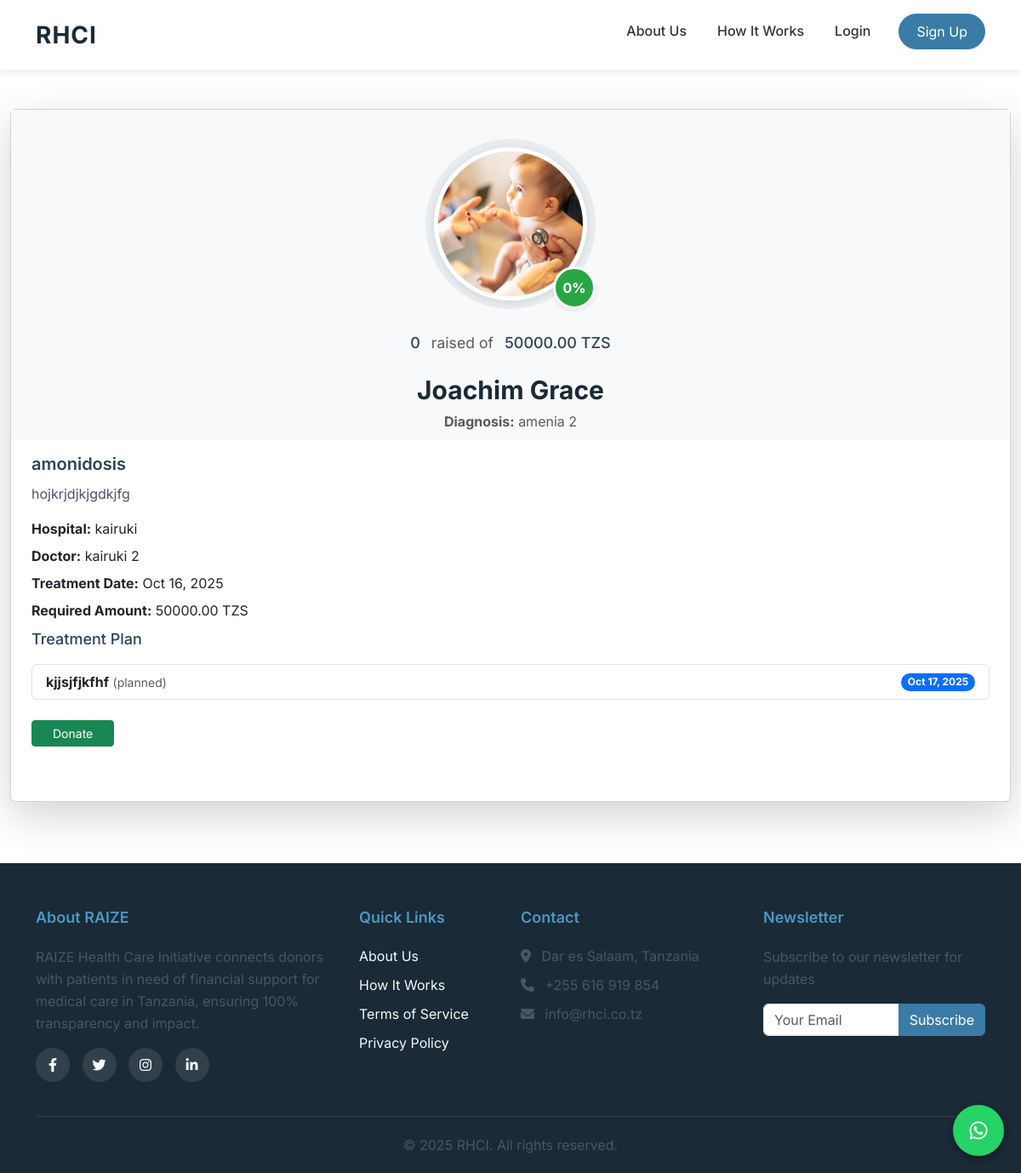
The app's page /patient/1/ with its own data.
### apps/beneficiaries/models.py (models this page shows, shortened)
class Patient(models.Model):
    GENDER_CHOICES = [
        ('M', 'Male'),
        ('F', 'Female'),
        ('O', 'Other'),
    ]
    first_name = models.CharField(max_length=100)
    last_name = models.CharField(max_length=100)
    dob = models.DateField()
    gender = models.CharField(max_length=1, choices=GENDER_CHOICES)
    city = models.CharField(max_length=100)
    region = models.CharField(max_length=100)
    guardian_name = models.CharField(max_length=100, blank=True, null=True)
    guardian_contact = models.CharField(max_length=50, blank=True, null=True)
    photo = models.ImageField(upload_to='patients/photos/', blank=True, null=True)
    created_at = models.DateTimeField(auto_now_add=True)

class PatientCase(models.Model):
    patient = models.ForeignKey('Patient', on_delete=models.PROTECT)
    STATUS_CHOICES = [
        ('draft', 'Draft'),
        ('pending', 'Pending'),
        ('published', 'Published'),
        ('paused', 'Paused'),
        ('completed', 'Completed'),
        ('archived', 'Archived'),
    ]
    title = models.CharField(max_length=200)
    story = models.TextField()
    diagnosis = models.CharField(max_length=200)
    hospital_name = models.CharField(max_length=200)
    doctor_name = models.CharField(max_length=200)
    target_amount = models.DecimalField(max_digits=12, decimal_places=2)
    currency = models.CharField(max_length=10, default='TZS')
    start_date = models.DateField()
    end_date = models.DateField()
    status = models.CharField(max_length=20, choices=STATUS_CHOICES, default='draft')
    case_image = models.ImageField(upload_to='cases/images/', blank=True, null=True)
    photo = models.ImageField(upload_to='cases/photos/', null=True, blank=True)
    published_at = models.DateTimeField(blank=True, null=True)
    created_at = models.DateTimeField(auto_now_add=True)
    updated_at = models.DateTimeField(auto_now=True)
    amount_raised = models.DecimalField(max_digits=12, decimal_places=2, default=Decimal('0'))
    class Meta:
        ordering = ['-created_at']
    @property
    def percent_raised(self):
        if self.target_amount > 0:
            return int((self.amount_raised / self.target_amount) * 100)
        return 0

class TreatmentStep(models.Model):
    STATUS_CHOICES = [
        ('planned', 'Planned'),
        ('in_progress', 'In Progress'),
        ('completed', 'Completed'),
        ('delayed', 'Delayed'),
    ]
    case = models.ForeignKey(PatientCase, on_delete=models.CASCADE, related_name='treatment_steps')
    title = models.CharField(max_length=200)
    description = models.TextField()
    planned_date = models.DateField()
    actual_date = models.DateField(blank=True, null=True)
    status = models.CharField(max_length=20, choices=STATUS_CHOICES, default='planned')
    order_index = models.PositiveIntegerField()
    class Meta:
        ordering = ['order_index']

### core/views.py (the view)
# urls.py: path('patient/<int:id>/', views.patient_detail, name='patient_detail'),
def patient_detail(request, id):  # Changed to match URL parameter name
    case = get_object_or_404(PatientCase, id=id)
    category_sums = {}
    for item in case.budget_items.all():
        if item.category in category_sums:
            category_sums[item.category] += item.amount
        else:
            category_sums[item.category] = item.amount
    context = {
        'patient': case.patient,  # Add patient object
        'case': case,  # Single case
        'cases': [case],  # List of cases for legacy template support
        'treatment_steps': case.treatment_steps.all().order_by('planned_date'),
        'budget_items': case.budget_items.all(),
        'category_sums': category_sums,
        'distinct_categories': case.budget_items.values_list('category', flat=True).distinct(),
        'medical_records': case.medical_records.all() if request.user.is_authenticated else None,
    }
    return render(request, 'core/patient_detail.html', context)

### rhci_platform/context_processors.py (called while the page is built, shortened)
def admin_metrics(request):
    if not request.path.startswith('/admin/'):
        return {}

def admin_dashboard_metrics(request):
    if not request.path.startswith('/admin/') or not request.user.is_authenticated or not request.user.is_staff:
        return {}

### templates/core/patient_detail.html (shortened to what this page needs)
{% extends 'base.html' %}
{% load static %}
{% load dict_extras %}
{% block content %}
<div class="container-fluid py-5">
  <div class="card shadow-lg mb-4">
    <div class="text-center bg-light pt-4 position-relative">
      <div class="circular-progress-container">
        <div class="circular-progress" data-percentage="{{ case.percent_raised|default:0 }}">
          {% if patient.photo %}
            <img src="{{ patient.photo.url }}" class="patient-photo"
                 alt="{{ patient.first_name }}">
          {% else %}
            <img src="{% static 'images/default_patient.jpg' %}" class="patient-photo"
                 alt="No photo">
          {% endif %}
          <div class="progress-indicator">
            <span class="progress-percentage">{{ case.percent_raised|default:0 }}%</span>
          </div>
        </div>
      </div>
      <div class="fundraising-status mt-3">
        <span class="h5">{{ case.amount_raised|default:0 }}</span>
        <span class="text-muted">raised of</span>
        <span class="h5">{{ case.target_amount }} {{ case.currency }}</span>
      </div>
      <h2 class="mt-4 mb-1">{{ patient.first_name }} {{ patient.last_name }}</h2>
      <p class="text-muted mb-2">
        <strong>Diagnosis:</strong> {{ case.diagnosis }}
      </p>
    </div>
    <div class="card-body px-4">
      <div class="timeline mb-4">
        <div class="timeline-item">
          <div class="timeline-content">
            <h4 class="mb-2">{{ case.title }}</h4>
            <div class="mb-3">{{ case.story|linebreaks }}</div>
            <div class="mb-2">
              <strong>Hospital:</strong> {{ case.hospital_name }}
            </div>
            <div class="mb-2">
              <strong>Doctor:</strong> {{ case.doctor_name }}
            </div>
            <div class="mb-2">
              <strong>Treatment Date:</strong> {{ case.start_date|date:"M d, Y" }}
            </div>
            <div class="mb-2">
              <strong>Required Amount:</strong> {{ case.target_amount }} {{ case.currency }}
            </div>
          </div>
        </div>
        <div class="timeline-item">
          <div class="timeline-content">
            <h5 class="mt-2 mb-3">Treatment Plan</h5>
            <ul class="list-group mb-3">
              {% for step in case.treatment_steps.all %}
                <li class="list-group-item d-flex justify-content-between align-items-center">
                  <span>
                    <strong>{{ step.title }}</strong>
                    <span class="text-muted small">({{ step.status }})</span>
                  </span>
                  <span class="badge bg-primary rounded-pill">{{ step.planned_date|date:"M d, Y" }}</span>
                </li>
              {% empty %}
                <li class="list-group-item text-muted">No treatment steps recorded.</li>
              {% endfor %}
            </ul>
<a href="{% url 'donations:make_donation' case.id %}" class="btn btn-success btn-sm w-auto px-4 mb-4">Donate</a>
          </div>
        </div>
      </div>
    </div>
  </div>
</div>
{% endblock %}

### static/css/typography.css (style rules this page uses)
:root { --font-primary: 'Inter', -apple-system, BlinkMacSystemFont, 'Segoe UI', Roboto, 'Helvetica Neue', Arial, sans-serif; --font-heading: 'Inter', -apple-system, BlinkMacSystemFont, 'Segoe UI', Roboto, 'Helvetica Neue', Arial, sans-serif; --text-xs: 0.75rem; --text-sm: 0.875rem; --text-base: 1rem; --text-lg: 1.125rem; --text-xl: 1.25rem; --text-2xl: 1.5rem; --text-3xl: 1.875rem; --text-4xl: 2.25rem; --font-light: 300; --font-normal: 400; --font-medium: 500; --font-semibold: 600; --font-bold: 700; --leading-none: 1; --leading-tight: 1.25; --leading-snug: 1.375; --leading-normal: 1.5; --leading-relaxed: 1.625; --leading-loose: 2; --primary-blue: #1a2a36; --secondary-blue: #2c445a; --accent-blue: #3a7ca5; --hover-blue: #4d97c3; --light-blue: #e8f4fc; --text-primary: #2d3748; --text-secondary: #4a5568; --text-muted: #718096; }
body { font-family: var(--font-primary); font-size: var(--text-base); line-height: var(--leading-normal); color: var(--text-primary); -webkit-font-smoothing: antialiased; -moz-osx-font-smoothing: grayscale; }
h2, .h2 { font-size: var(--text-3xl); font-weight: var(--font-bold); line-height: var(--leading-tight); color: var(--primary-blue); margin-bottom: 0.75rem; }
h4, .h4 { font-size: var(--text-xl); font-weight: var(--font-semibold); line-height: var(--leading-snug); color: var(--secondary-blue); margin-bottom: 0.5rem; }
h5, .h5 { font-size: var(--text-lg); font-weight: var(--font-medium); line-height: var(--leading-normal); color: var(--secondary-blue); margin-bottom: 0.5rem; }
p { font-size: var(--text-base); line-height: var(--leading-relaxed); color: var(--text-secondary); margin-bottom: 1rem; }
a { color: var(--accent-blue); text-decoration: none; transition: color 0.2s ease; }
ul, ol { margin-bottom: 1rem; padding-left: 1.25rem; }
li { margin-bottom: 0.5rem; line-height: var(--leading-normal); color: var(--text-secondary); }

### static/css/styles.css (style rules this page uses)
body { background: #fff; color: #222; font-family: system-ui, Arial, sans-serif; }

### templates/base.html (style rules this page uses)
body { font-family: var(--font-primary); }

### templates/core/patient_detail.html (style rules this page uses)
.circular-progress-container { display: flex; justify-content: center; align-items: center; padding: 10px; }
.circular-progress { position: relative; width: 200px; height: 200px; display: flex; align-items: center; justify-content: center; }
.circular-progress::before { content: ''; position: absolute; width: 100%; height: 100%; border-radius: 50%; background: conic-gradient( #28a745 calc(var(--percentage) * 1%), #e9ecef calc(var(--percentage) * 1%) ); }
.patient-photo { width: 180px; height: 180px; border-radius: 50%; object-fit: cover; border: 5px solid white; position: relative; z-index: 1; box-shadow: 0 2px 8px rgba(0,0,0,0.1); }
.progress-indicator { position: absolute; bottom: 0; right: 0; background: #28a745; color: white; border-radius: 50%; width: 50px; height: 50px; display: flex; align-items: center; justify-content: center; font-weight: bold; border: 3px solid white; box-shadow: 0 2px 4px rgba(0,0,0,0.1); z-index: 2; }
.fundraising-status { font-size: 1.1rem; }
.fundraising-status .text-muted { margin: 0 0.5rem; }

### records on screen
Patient: photo (picture), first_name "Joachim", last_name "Grace"
PatientCase: percent_raised "0", amount_raised "0", target_amount "50000.00", currency "TZS", diagnosis "amenia 2", title "amonidosis", story "hojkrjdjkjgdkjfg", hospital_name "kairuki", doctor_name "kairuki 2", start_date "Oct 16, 2025"
TreatmentStep: title "kjjsjfjkfhf", status "planned", planned_date "Oct 17, 2025"
